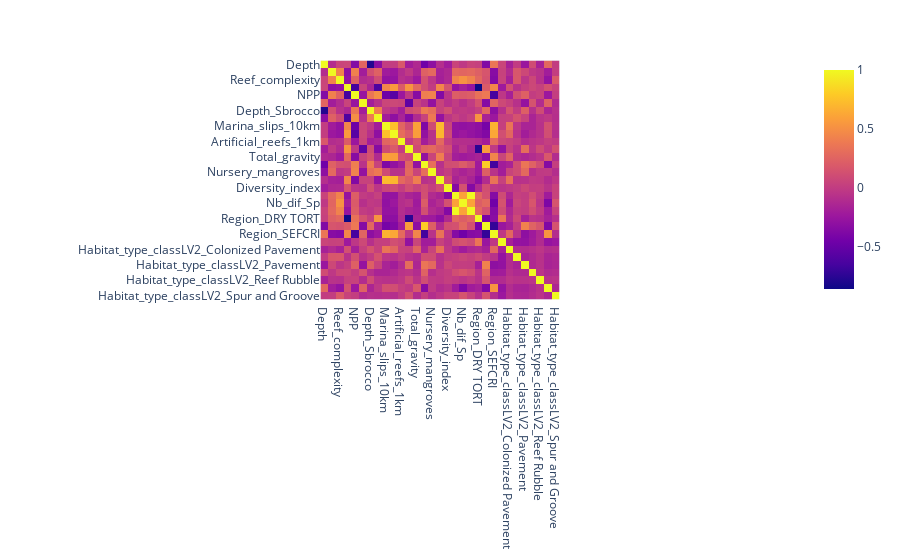

Notebook cell for this chart:
### Code cell
#px.imshow(test_proceed.corr())

### Figure 1 — Plotly figure (JSON) as saved in the notebook; plotly's stock layout.template omitted (floating-point values rounded to 4 significant figures; data arrays with more than 128 entries replaced by an {"elided": "..."} marker saying what was removed)
{"data": [{"coloraxis": "coloraxis", "hovertemplate": "x: %{x}<br>y: %{y}<br>color: %{z}<extra></extra>", "name": "0", "type": "heatmap", "x": ["Depth", "Coral_cover", "Reef_complexity", "SST", "NPP", "Wave_exposure", "Depth_Sbrocco", "Deepwater", "Marina_slips_10km", "Tourist_fishing", "Artificial_reefs_1km", "SG_permits_50km", "Total_gravity", "Nursery_seagrass", "Nursery_mangroves", "connectivity", "Diversity_index", "Total", "Nb_dif_Sp", "Margalef_Index", "Region_DRY TORT", "Region_FLA KEYS", "Region_SEFCRI", "Habitat_type_classLV2_Aggregate Reef", "Habitat_type_classLV2_Colonized Pavement", "Habitat_type_classLV2_Individual or Aggregated Patch Reef", "Habitat_type_classLV2_Pavement", "Habitat_type_classLV2_Pavement with Sand Channels", "Habitat_type_classLV2_Reef Rubble", "Habitat_type_classLV2_Ridge", "Habitat_type_classLV2_Spur and Groove"], "xaxis": "x", "y": ["Depth", "Coral_cover", "Reef_complexity", "SST", "NPP", "Wave_exposure", "Depth_Sbrocco", "Deepwater", "Marina_slips_10km", "Tourist_fishing", "Artificial_reefs_1km", "SG_permits_50km", "Total_gravity", "Nursery_seagrass", "Nursery_mangroves", "connectivity", "Diversity_index", "Total", "Nb_dif_Sp", "Margalef_Index", "Region_DRY TORT", "Region_FLA KEYS", "Region_SEFCRI", "Habitat_type_classLV2_Aggregate Reef", "Habitat_type_classLV2_Colonized Pavement", "Habitat_type_classLV2_Individual or Aggregated Patch Reef", "Habitat_type_classLV2_Pavement", "Habitat_type_classLV2_Pavement with Sand Channels", "Habitat_type_classLV2_Reef Rubble", "Habitat_type_classLV2_Ridge", "Habitat_type_classLV2_Spur and Groove"], "yaxis": "y", "z": {"elided": "31x31 float values"}}], "layout": {"coloraxis": {"colorscale": [[0, "#0d0887"], [0.1111, "#46039f"], [0.2222, "#7201a8"], [0.3333, "#9c179e"], [0.4444, "#bd3786"], [0.5556, "#d8576b"], [0.6667, "#ed7953"], [0.7778, "#fb9f3a"], [0.8889, "#fdca26"], [1, "#f0f921"]]}, "margin": {"t": 60}, "xaxis": {"anchor": "y", "constrain": "domain", "domain": [0, 1], "scaleanchor": "y"}, "yaxis": {"anchor": "x", "autorange": "reversed", "constrain": "domain", "domain": [0, 1]}}}
